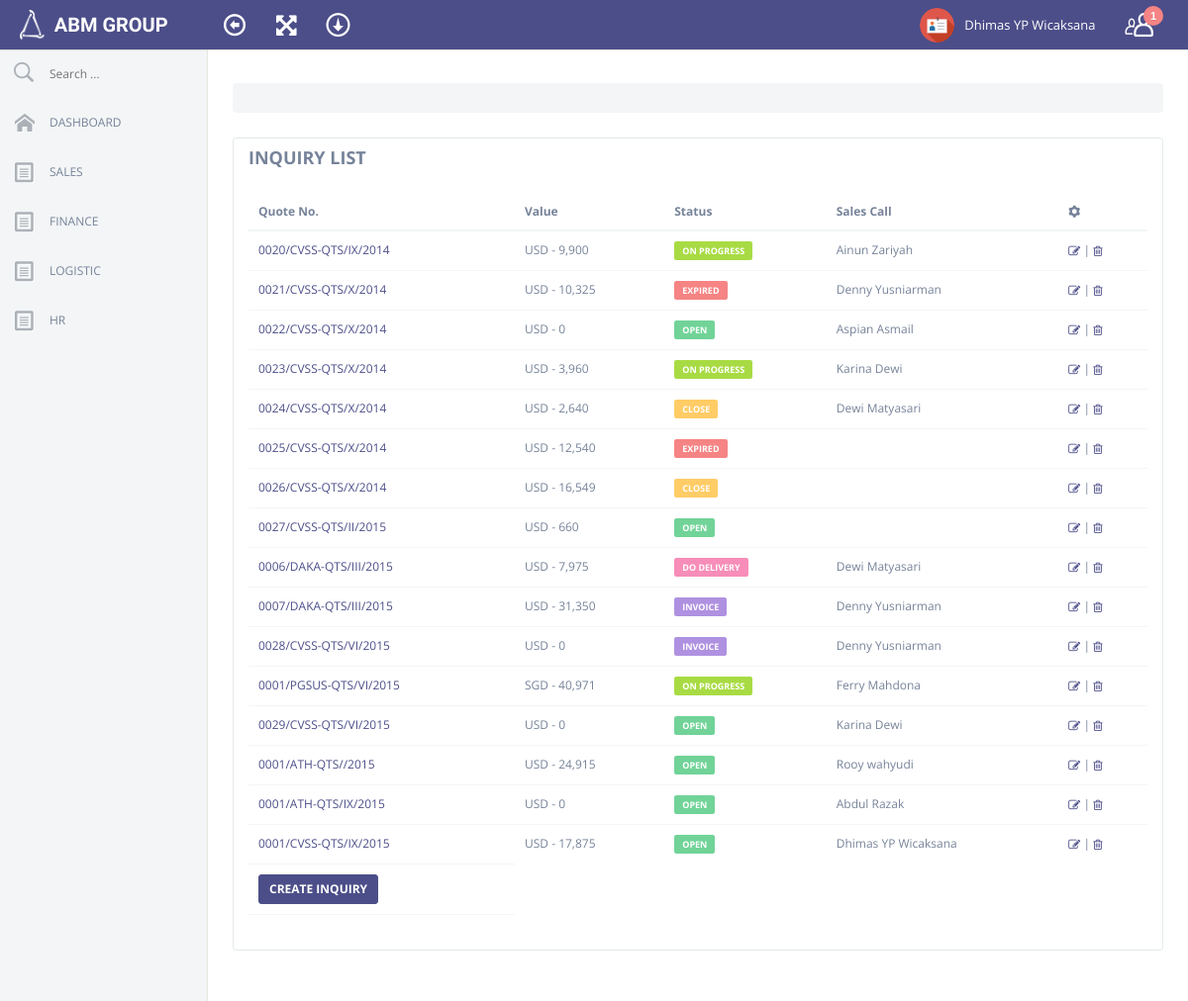
The app's page /listQuote.php (signed in) with its own data.
### tables this page shows
CREATE TABLE IF NOT EXISTS `employee` (
`id_karyawan` int(255) NOT NULL,
  `no_pegawai` int(255) DEFAULT NULL,
  `join_date` varchar(100) DEFAULT '',
  `status_karyawan` varchar(1000) DEFAULT '',
  `kode_company` varchar(100) DEFAULT '',
  `nama_depan` varchar(1000) DEFAULT '',
  `nama_tengah` varchar(1000) DEFAULT '',
  `nama_belakang` varchar(1000) DEFAULT '',
  `tempat_lahir` varchar(1000) DEFAULT '',
  `ttl_karyawan` varchar(1000) DEFAULT '',
  `alamat_karyawan` varchar(1000) DEFAULT '',
  `kota_karyawan` varchar(1000) DEFAULT '',
  `kodepos_karyawan` int(255) DEFAULT NULL,
  `propinsi_karyawan` varchar(1000) DEFAULT '',
  `negara_karyawan` varchar(1000) DEFAULT '',
  `telpon_karyawan` varchar(1000) DEFAULT '',
  `mobile_karyawan` varchar(1000) DEFAULT '',
  `email_karyawan` varchar(1000) DEFAULT '',
  `job_tittle` varchar(1000) DEFAULT '',
  `basic_salary` int(255) DEFAULT NULL,
  `meals_salary` int(255) DEFAULT NULL,
  `npwp` varchar(1000) DEFAULT '',
  `bpjs` varchar(1000) DEFAULT '',
  `sex` varchar(1000) DEFAULT '',
  `martial_status` varchar(1000) DEFAULT '',
  `spouse_name` varchar(1000) DEFAULT '',
  `no_child` int(10) DEFAULT NULL,
  `emergency_contact` varchar(1000) DEFAULT '',
  `emergency_phone` varchar(1000) DEFAULT '',
  `id_type` varchar(1000) DEFAULT '',
  `id_no` varchar(1000) DEFAULT '',
  `foto` varchar(1000) DEFAULT '',
  `status` int(10) DEFAULT NULL,
  `vis` int(10) DEFAULT NULL,
  `create_user` varchar(1000) DEFAULT '',
  `create_date` varchar(1000) DEFAULT '',
  `modified_user` varchar(1000) DEFAULT '',
  `modified_date` varchar(1000) DEFAULT ''
);

CREATE TABLE IF NOT EXISTS `quote` (
`id_quote` int(255) NOT NULL,
  `client_no` int(255) NOT NULL,
  `company_no` varchar(1000) NOT NULL,
  `kode` int(10) NOT NULL,
  `currency_no` int(255) NOT NULL,
  `quote_no` varchar(1000) NOT NULL,
  `reference_no` varchar(1000) NOT NULL,
  `date` varchar(1000) NOT NULL,
  `dateQts` date NOT NULL,
  `expired_days` int(255) NOT NULL,
  `create_user` varchar(1000) NOT NULL,
  `create_date` varchar(1000) NOT NULL,
  `tax` int(255) NOT NULL,
  `file_doc` varchar(1000) NOT NULL,
  `status` varchar(1000) NOT NULL,
  `vis` int(255) NOT NULL,
  `remark` text NOT NULL,
  `modified_user` varchar(1000) NOT NULL,
  `modified_date` varchar(1000) NOT NULL
);

CREATE TABLE IF NOT EXISTS `currency` (
`idCurrency` int(255) NOT NULL,
  `description` varchar(1000) NOT NULL,
  `symbol` varchar(1000) NOT NULL,
  `nation` varchar(1000) NOT NULL,
  `vis` int(10) NOT NULL,
  `createUser` varchar(1000) NOT NULL,
  `createDate` varchar(1000) NOT NULL,
  `modUser` varchar(1000) NOT NULL,
  `modDate` varchar(1000) NOT NULL
);

### date_format.php (called while the page is built)
<?PHP
	  $today = date("Y-m-d");
?>

### listQuote.php (the view, shortened to what this page needs)
<?PHP
    $id2=$_SESSION['SESS_MEMBER_ID'];
    $tampil= mysql_query("select * from user where id_pegawai='$id2'");
    $data_tampil = mysql_fetch_array($tampil);
    $kd_role = $data_tampil['role'];
    $peg = $data_tampil['nama_pegawai'];
  if ($kd_role == "1") {
  include ("head_meta.php");
?>
<body>
  <?PHP
  include ("header.php");
  include ("sidebar.php");
  include ("date_format.php");
  ?>
<div id=content>
  <div class="content-wrapper">
    <div class="row">
      <div class="col-lg-12 heading">
        <br>
        <ul id="crumb" class="breadcrumb">
        </ul>
      </div>
    </div>
    <div class=outlet>
      <div class=row>
        <div class=col-lg-12>
          <div class="panel panel-default plain panelRefresh">
            <div class="panel-heading white-bg">
              <h4>INQUIRY LIST</h4>
            </div>
            <div class=panel-body>
              <table class="table display" id=datatable>
                <thead>
                  <tr>
                    <th>Quote No.
                    <th>Value
                    <th>Status
                    <th>Sales Call
                    <th><i class="im-cog"></i>
                <tbody>
                <?PHP
                  $qt= mysql_query("select * from quote where vis='0' order by id_quote asc limit 0, 10001");
                  While($qt2= mysql_fetch_assoc($qt))
              {
                echo '<tr class="odd gradeX">';
                echo '<td><a href="viewQuote.php?qo='.$qt2["quote_no"].'" target="_Blank">'.$qt2['quote_no'];
                          $nq=$qt2['quote_no'];
                          $pjk=$qt2['tax'];
                          $sum = mysql_query("SELECT sum(sub_price) FROM quote_list WHERE quote_no='$nq'") or die(mysql_error());
                          while ($rows = mysql_fetch_array($sum)) {
                          $th= $rows['sum(sub_price)'];
                          $tax2= $pjk/100;
                          $thg= $th*$tax2;
                          $thg2= $th+$thg;
                        }
                          $kurs=$qt2['currency_no'];
                          $kurs2= mysql_query("select * from `currency` where idCurrency='$kurs'") or die(mysql_error());
                          $kurs3= mysql_result($kurs2, 0, 'symbol');
                echo '<td>'.$kurs3.' - '.number_format("$thg2",0);
                echo '<td>';
                    include __DIR__ . '/sys/engine/quote_stat.php';
                          $sal=$qt2['quote_no'];
                          $sal2= mysql_query("select * from `tlquote` where noQuote='$sal'") or die(mysql_error());
                          $sal3= mysql_result($sal2, 0, 'salesQuote');
                          $sal4= mysql_query("select * from `employee` where no_pegawai='$sal3'") or die(mysql_error());
                          $sal5= mysql_result($sal4, 0, 'nama_depan');
                          $sal6= mysql_result($sal4, 0, 'nama_belakang');
                echo '<td>'.$sal5.' '.$sal6;
                echo '<td>';
                echo '<a href="editQuote.php?kd='.$qt2["quote_no"].'" target="_Blank"><i class="fa-edit"></i></a> | ';
                echo '<a href="sys/engine/hapus_penawaran.php?kd='.$qt2["id_quote"].'&&dt='.$today.'&&pg='.$peg.'&&clt='.$qt2["quote_no"].'&&swch=1" onclick=\'return confirm("Are you sure want to delete '.$qt2["quote_no"].' ?")\'><i class="fa-trash"></i></a>';
              }
          ?>
                <tfoot>
                  <tr>
                    <th><a href=#myModal role=button data-toggle=modal><button type=button class="btn btn-sm btn-primary">CREATE INQUIRY</button></a>
              </table>
            </div>
          </div>
        </div>
      </div>
        <div class=col-lg-12>
          </div>
        </div>
    </div>
  </div>
<?PHP   }  else { header("Location: error_page.php"); } ?>

### header.php (shortened to what this page needs)
Start #header -->
<div id="header">
  <div class=container-fluid>
    <div class=navbar>
      <div class="navbar-header">
        <a class=navbar-brand href=dashboard.php>
          <img style="margin: 5px 5px 10px 20px;" width="25" height="30" src=assets/img/logo01.png>
            <span class=text-logo>ABM GROUP</span><span class=text-slogan></span></a></div>
              <nav class=top-nav role=navigation>
                <ul class="nav navbar-nav pull-left">
                  <li id="toggle-sidebar-li"><a href=# id="toggle-sidebar"><i class=en-arrow-left2></i></a></li>
                  <li><a href=# class=full-screen><i class=fa-fullscreen></i></a></li>
                  <li><a href=# id="toggle-header-area"><i class=ec-download></i></a></li>
                </ul>
        <ul class="nav navbar-nav pull-right">
          <?PHP
                $idu= $data_tampil['nama_pegawai'];
                $idu2= mysql_query("select * from employee where nama_depan='$idu'") or die(mysql_error());
                $idu4= mysql_result($idu2, 0, 'nama_depan');
                $idu5= mysql_result($idu2, 0, 'nama_tengah');
                $idu6= mysql_result($idu2, 0, 'nama_belakang');
          ?>
          <li class=dropdown>
            <a href=# data-toggle=dropdown>
              <img class=user-avatar src=assets/img/ico/profile.png >
              <?PHP echo $idu4 ?> <?PHP echo $idu5 ?> <?PHP echo $idu6 ?>
            </a>
          </li>
          <li id="toggle-right-sidebar-li"><a href=# id="toggle-right-sidebar"><i class="ec-users"></i> <span class="notification">1</span></a></li>
        </ul>
      </nav>
    </div>
  </div>
</div>

### sys/engine/quote_stat.php
<?PHP
$dt= $qt2['status'];
if ($dt == "10") { echo '<a href="timeline.php?qts='.$qt2["quote_no"].'" target="_Blank"><span class="label label-success">OPEN</span></a>'; }
else if ($dt == "11") { echo '<span class="label label-lime">ON PROGRESS</span>'; }
else if ($dt == "12") { echo '<span class="label label-danger">EXPIRED</span>'; }
else if ($dt == "13") { echo '<span class="label label-yellow">CLOSE</span>'; }
else if ($dt == "14") { echo '<a href="detail_quote.php"><span class="label label-purple">INVOICE</span></a>'; }
else if ($dt == "15") { echo '<span class="label label-pink">DO DELIVERY</span>'; }
?>

### records on screen
employee: nama_depan "Dhimas", nama_belakang "YP Wicaksana"
quote: quote_no "0020/CVSS-QTS/IX/2014", currency.symbol "USD", thg2 "9,900", status "ON PROGRESS", employee.nama_depan "Ainun", employee.nama_belakang "Zariyah"
quote: quote_no "0021/CVSS-QTS/X/2014", currency.symbol "USD", thg2 "10,325", status "EXPIRED", employee.nama_depan "Denny", employee.nama_belakang "Yusniarman"
quote: quote_no "0022/CVSS-QTS/X/2014", currency.symbol "USD", tax "0", employee.nama_depan "Aspian", employee.nama_belakang "Asmail"
quote: quote_no "0023/CVSS-QTS/X/2014", currency.symbol "USD", thg2 "3,960", status "ON PROGRESS", employee.nama_depan "Karina", employee.nama_belakang "Dewi"
quote: quote_no "0024/CVSS-QTS/X/2014", currency.symbol "USD", thg2 "2,640", status "CLOSE", employee.nama_depan "Dewi", employee.nama_belakang "Matyasari"
quote: quote_no "0025/CVSS-QTS/X/2014", currency.symbol "USD", thg2 "12,540", status "EXPIRED"
quote: quote_no "0026/CVSS-QTS/X/2014", currency.symbol "USD", thg2 "16,549", status "CLOSE"
quote: quote_no "0027/CVSS-QTS/II/2015", currency.symbol "USD", thg2 "660"
quote: quote_no "0006/DAKA-QTS/III/2015", currency.symbol "USD", thg2 "7,975", status "DO DELIVERY", employee.nama_depan "Dewi", employee.nama_belakang "Matyasari"
quote: quote_no "0007/DAKA-QTS/III/2015", currency.symbol "USD", thg2 "31,350", status "INVOICE", employee.nama_depan "Denny", employee.nama_belakang "Yusniarman"
quote: quote_no "0028/CVSS-QTS/VI/2015", currency.symbol "USD", tax "0", status "INVOICE", employee.nama_depan "Denny", employee.nama_belakang "Yusniarman"
quote: quote_no "0001/PGSUS-QTS/VI/2015", currency.symbol "SGD", thg2 "40,971", status "ON PROGRESS", employee.nama_depan "Ferry", employee.nama_belakang "Mahdona"
quote: quote_no "0029/CVSS-QTS/VI/2015", currency.symbol "USD", tax "0", employee.nama_depan "Karina", employee.nama_belakang "Dewi"
quote: quote_no "0001/ATH-QTS//2015", currency.symbol "USD", thg2 "24,915", employee.nama_depan "Rooy", employee.nama_belakang "wahyudi"
quote: quote_no "0001/ATH-QTS/IX/2015", currency.symbol "USD", tax "0", employee.nama_depan "Abdul", employee.nama_belakang "Razak"
quote: quote_no "0001/CVSS-QTS/IX/2015", currency.symbol "USD", thg2 "17,875", employee.nama_depan "Dhimas", employee.nama_belakang "YP Wicaksana"
